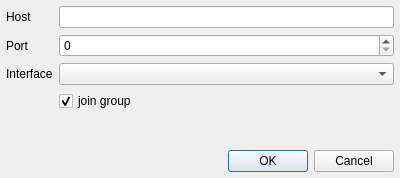
<?xml version="1.0" encoding="UTF-8"?>
<ui version="4.0">
 <class>JoinDialog</class>
 <widget class="QDialog" name="JoinDialog">
  <property name="geometry">
   <rect>
    <x>0</x>
    <y>0</y>
    <width>400</width>
    <height>178</height>
   </rect>
  </property>
  <property name="windowTitle">
   <string>Edit Group</string>
  </property>
  <layout class="QVBoxLayout" name="verticalLayout">
   <property name="leftMargin">
    <number>6</number>
   </property>
   <property name="topMargin">
    <number>6</number>
   </property>
   <property name="rightMargin">
    <number>6</number>
   </property>
   <property name="bottomMargin">
    <number>6</number>
   </property>
   <item>
    <layout class="QFormLayout" name="formLayout">
     <item row="0" column="0">
      <widget class="QLabel" name="label_1">
       <property name="text">
        <string>Host</string>
       </property>
      </widget>
     </item>
     <item row="0" column="1">
      <widget class="QLineEdit" name="host"/>
     </item>
     <item row="1" column="0">
      <widget class="QLabel" name="label_2">
       <property name="text">
        <string>Port</string>
       </property>
      </widget>
     </item>
     <item row="1" column="1">
      <widget class="QSpinBox" name="port">
       <property name="maximum">
        <number>65535</number>
       </property>
      </widget>
     </item>
     <item row="2" column="0">
      <widget class="QLabel" name="label_3">
       <property name="text">
        <string>Interface</string>
       </property>
      </widget>
     </item>
     <item row="2" column="1">
      <widget class="QComboBox" name="nic"/>
     </item>
     <item row="3" column="1">
      <widget class="QCheckBox" name="join">
       <property name="text">
        <string>join group</string>
       </property>
       <property name="checked">
        <bool>true</bool>
       </property>
      </widget>
     </item>
    </layout>
   </item>
   <item>
    <widget class="QDialogButtonBox" name="buttonBox">
     <property name="orientation">
      <enum>Qt::Horizontal</enum>
     </property>
     <property name="standardButtons">
      <set>QDialogButtonBox::Cancel|QDialogButtonBox::Ok</set>
     </property>
    </widget>
   </item>
  </layout>
 </widget>
 <resources/>
 <connections>
  <connection>
   <sender>buttonBox</sender>
   <signal>accepted()</signal>
   <receiver>JoinDialog</receiver>
   <slot>accept()</slot>
   <hints>
    <hint type="sourcelabel">
     <x>248</x>
     <y>254</y>
    </hint>
    <hint type="destinationlabel">
     <x>157</x>
     <y>274</y>
    </hint>
   </hints>
  </connection>
  <connection>
   <sender>buttonBox</sender>
   <signal>rejected()</signal>
   <receiver>JoinDialog</receiver>
   <slot>reject()</slot>
   <hints>
    <hint type="sourcelabel">
     <x>316</x>
     <y>260</y>
    </hint>
    <hint type="destinationlabel">
     <x>286</x>
     <y>274</y>
    </hint>
   </hints>
  </connection>
 </connections>
</ui>
